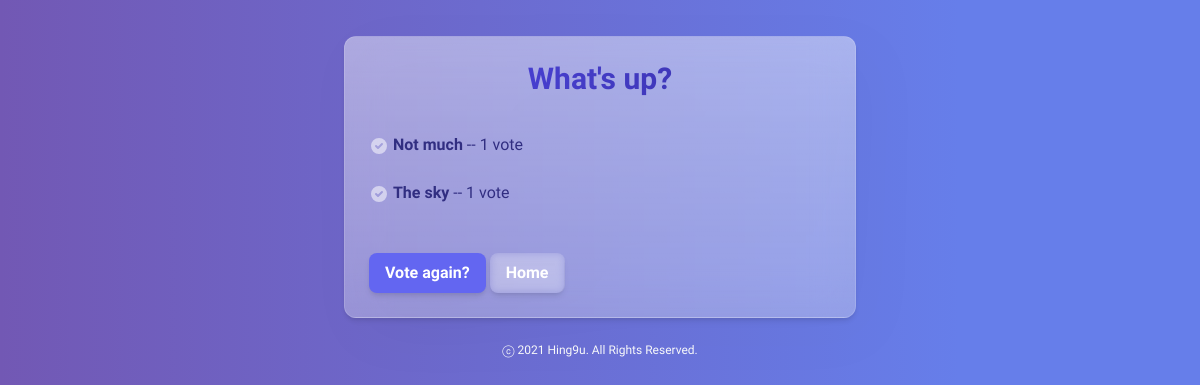
/polls/1/results/, run on an earlier commit of the app's database.
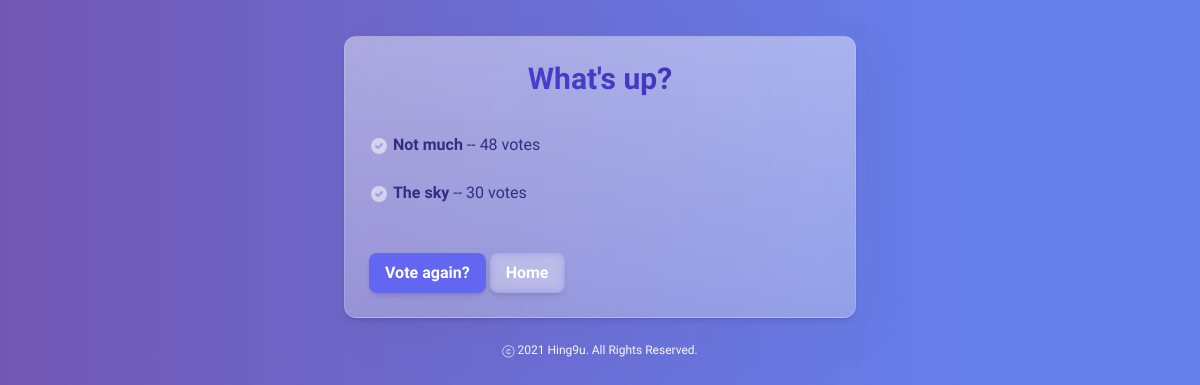
And on a later commit of the database.
### polls/models.py (models this page shows, shortened)
class Choice(models.Model):
    question = models.ForeignKey(Question, on_delete=models.CASCADE)
    choice_text = models.CharField(max_length=200)
    votes = models.IntegerField(default=0)

### polls/views.py (the view)
# urls.py: path('<int:pk>/results/', views.ResultsView.as_view(), name='results'),
class ResultsView(generic.DetailView):
    model = Question
    template_name = 'polls/results.html'

### polls/templates/polls/results.html (shortened to what this page needs)
<!doctype html>
<html lang="en">
<head>
  {% load static %}
  <link href="https://unpkg.com/tailwindcss@^2/dist/tailwind.min.css" rel="stylesheet">
  <link rel="stylesheet" type="text/css" href="{% static 'polls/style.css' %}">
</head>
<body class="my-bg">
<div class="mt-9 p-6 max-w-lg mx-auto rounded-xl shadow-md my-box">
  <div class="mx-auto text-3xl font-extrabold text-center">
    <h1 class="bg-clip-text text-transparent bg-gradient-to-r from-indigo-600 to-indigo-800">
    </h1>
  </div>
  <div class="mt-9 text-indigo-900">
    <ul>
    {% for choice in question.choice_set.all %}
      <li>
        <svg xmlns="http://www.w3.org/2000/svg" class="h-5 w-5 inline" viewBox="0 0 20 20" fill="#ffffff88">
          <path fill-rule="evenodd" d="M10 18a8 8 0 100-16 8 8 0 000 16zm3.707-9.293a1 1 0 00-1.414-1.414L9 10.586 7.707 9.293a1 1 0 00-1.414 1.414l2 2a1 1 0 001.414 0l4-4z" clip-rule="evenodd" />
        </svg>
        <span class="font-bold">{{ choice.choice_text }}</span> -- {{ choice.votes }} vote{{ choice.votes|pluralize }}</li><br>
    {% endfor %}
    </ul>
    <p class="mt-6">
      <a href="{% url 'polls:detail' question.id %}">
        <button class="py-2 px-4 font-semibold rounded-lg shadow-md text-white bg-indigo-500 hover:bg-indigo-600">
          Vote again?
        </button>
      </a>
      <a href="{% url 'polls:index' %}">
        <button class="py-2 px-4 font-semibold rounded-lg shadow-md text-white my-th hover:bg-white hover:bg-opacity-30">
          Home
        </button>
      </a>
    </p>
  </div>
</div>
<p class="mt-6 text-center text-gray-50 text-xs">
  ⓒ 2021 Hing9u. All Rights Reserved.
</p>
</body>
</html>

### polls/static/polls/style.css (style rules this page uses)
* { font-family: 'Mulish', sans-serif; }
.my-box { background: linear-gradient(180deg, rgba(255, 255, 255, 0.2) 0%, rgba(255, 255, 255, 0) 100%), rgba(255, 255, 255, 0.3); filter: drop-shadow(14.6469px 17.5762px 29.2937px rgba(0, 0, 0, 0.05)); backdrop-filter: blur(20.5056px); border: 1.76px solid #ffffff22 }
.my-th { backdrop-filter: blur(4px); }
.my-bg { background: linear-gradient(to left, #667EEA 20%, #7258B4); }

What changed in the data, as far as the page shows it:
changed Choice "Not much": votes "1" → "48"
changed Choice "The sky": votes "1" → "30"
